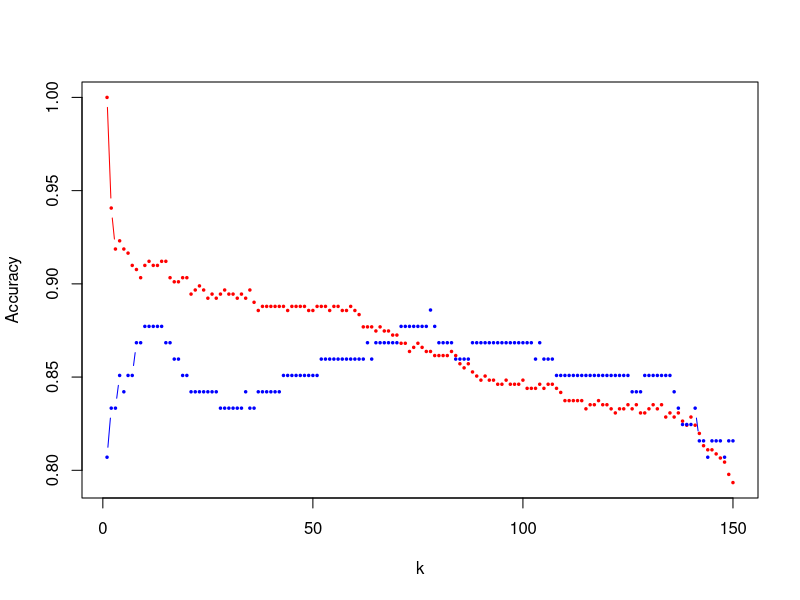
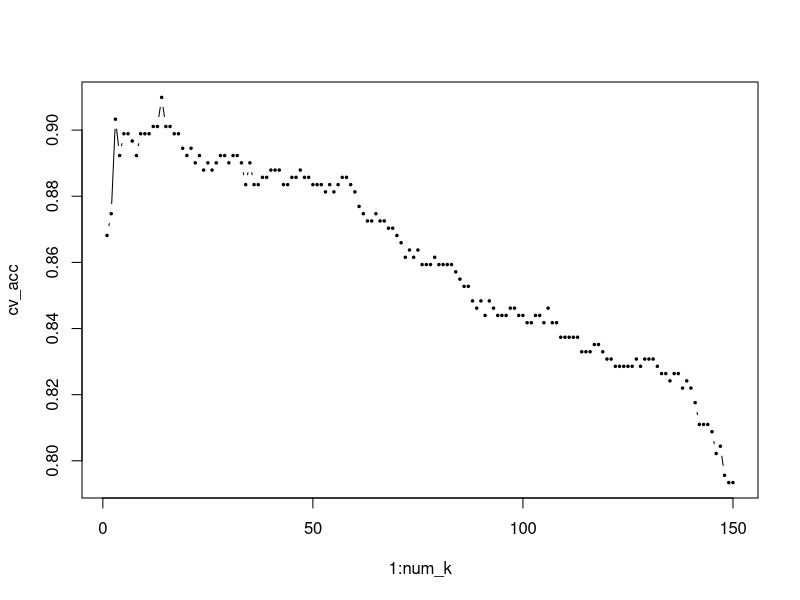
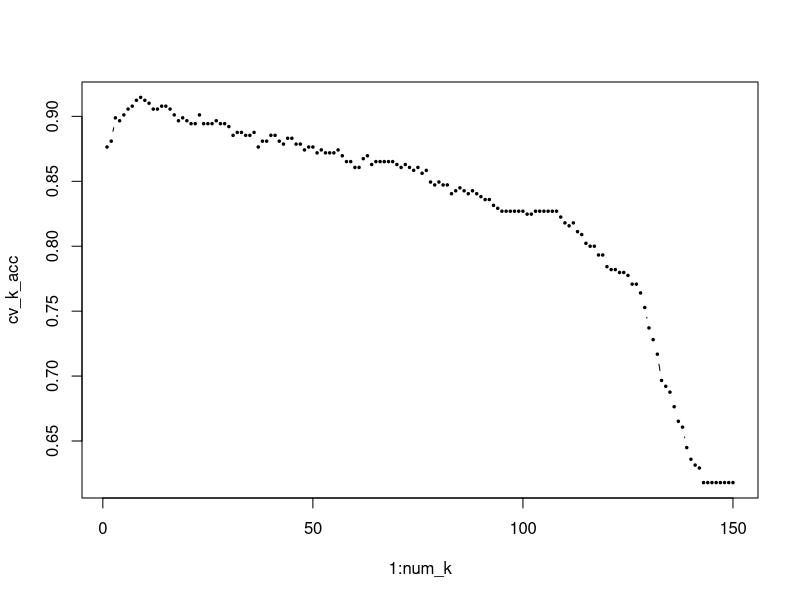
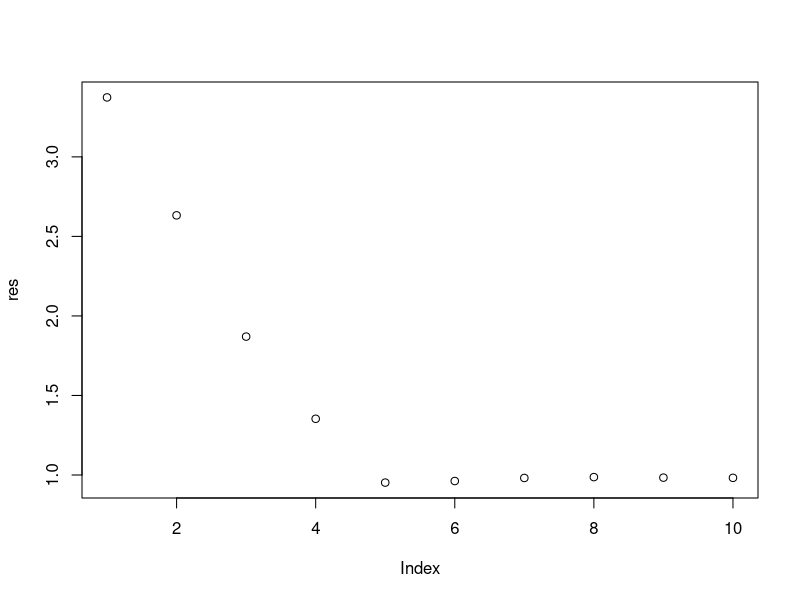
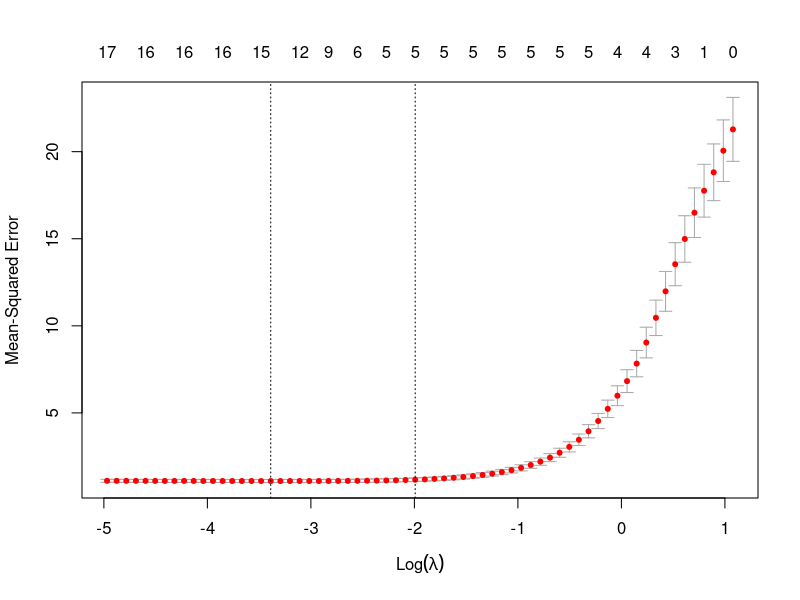

These figures' R source, in order:

rm(list = ls())

#-----------------------------------------------------#
#------ Task 1: KNN method and Cross validation ------#
#-----------------------------------------------------#

library(class)

# Import data
dat_tr = read.table("BreastCancerTrain.txt", header = T, sep = ",")
dat_te = read.table("BreastCancerTest.txt", header = T, sep = ",")

dat_tr = dat_tr[,c(1,2,3,6)]
dat_te = dat_te[,c(1,2,3,6)]

# Task 1.1
K = seq(1,300,2)
num_k = length(K)

res_tr = res_te = numeric(num_k)

for(i in 1:num_k){
  y_tr_pre = knn(dat_tr[,-1], dat_tr[,-1], dat_tr[,1], K[i])
  res_tr[i] = mean(y_tr_pre == dat_tr[,1])
  y_te_pre = knn(dat_tr[,-1], dat_te[,-1], dat_tr[,1], K[i])
  res_te[i] =mean(y_te_pre == dat_te[,1])  
}

plot(1:num_k, res_tr, type = "b", col = "red", pch = 20, cex = 0.5,
     ylab = "Accuracy", xlab = "k", ylim = range(c(res_tr, res_te)))
points(1:num_k, res_te, type = "b", col = "blue", pch = 20, cex = 0.5)

# Task 1.2

K = seq(1,300,2)
num_k = length(K)

cv_acc = numeric(num_k) # creat a vector 'cv_acc' to save all the cross validation results for all candidate models
for(i in 1:num_k){
  # loop over all candidate models
  y_pre = knn.cv(train = dat_tr[,-1], cl = dat_tr[,1], k = K[i]) # get the prediction by leave one out cross validation
  cv_acc[i] = mean(dat_tr[,1] == y_pre) # calculate the cv accuracy for the ith candidate model
}
plot(1:num_k, cv_acc, type="b", pch = 20, cex = 0.5)
opt_k = which(cv_acc==max(cv_acc)) # find the optimal K
K[opt_k]

# Estimate the model performance with testing data
y_pre = knn(train = dat_tr[,-1], test = dat_te[,-1], cl = dat_tr[,1], k = K[opt_k])
mean(dat_te[,1] == y_pre)

# Task 1.3

K = seq(1,300,2)
num_k = length(K)

set.seed(8312)
cv_k_acc = numeric(num_k)
ID = matrix(sample(1:445), nrow = 5) # randomly split the sample into k folds
# each row of 'ID' contains all the id of observations in the corresponding fold

for(i in 1:num_k){
  temp_res = numeric(5)
  for(j in 1:5){
    y_pre = knn(train = dat_tr[-ID[j,],-1], # pick up the feature variables of observations not in the jth fold
                test = dat_tr[ID[j,],-1], # predict on the observations in the jth fold
                cl = dat_tr[-ID[j,],1], # target variable of observations not in the jth fold
                k = K[i])
    temp_res[j] = mean(y_pre == dat_tr[ID[j,],1]) # accuracy of the current model for the jth fold
  }
  cv_k_acc[i] = mean(temp_res) # overall cv accuracy for the jth fold
}

plot(1:num_k, cv_k_acc, type="b", pch = 20, cex = 0.5)
opt_k = which(cv_k_acc==max(cv_k_acc)) # find the optimal K
K[opt_k]

# Estimate the model performance with testing data
y_pre = knn(train = dat_tr[,-1], test = dat_te[,-1], cl = dat_tr[,1], k = K[opt_k])
mean(dat_te[,1] == y_pre)

#---------------------------------------#
#------ Task 2: Feature Selection ------#
#---------------------------------------#

#-------------#
# import data #
#-------------#

set.seed(8312)
n = 500
p = 20 
X = matrix(rnorm(n * p), nrow = n, ncol = p)
w = c(2, -3, 1, 2.3, 1.5, rep(0, p-5))
y = X %*% w + rnorm(n, mean = 0, sd = 1)
dat = data.frame(X, y = y)

#------------------------------------------#
#--- 2.1 Apply subset selection methods ---#
#------------------------------------------#

library(leaps)
m1 = regsubsets(y~., dat, nvmax = 10) # if you want to do forward/backward selection, then you need to add 'method' in the function
summary(m1) 

# solution 1
res = summary(m1)$which[8,-1]
temp_dat = dat[, res]
temp_dat$y = dat$y
m_temp = lm( y~., temp_dat )
m_temp$coefficients
# solution 2
coef(m1, id=8) # find all the variables and coefficients in the optimal model with 8 features 

#------------------------------------------------------------------------#
#--- 2.2: evaluate the optimal model with 8 features with testing set ---#
#------------------------------------------------------------------------#

set.seed(2024)
id = sample(1:dim(dat)[1], dim(dat)[1]*0.8)
dat_tr = dat[id,]
dat_te = dat[-id,]

m1 = regsubsets(y~., dat_tr, nvmax = 10)
x_test = model.matrix(y~., dat_te) # function for preparing prediction matrix for the testing set
coe = coef(m1, id = 8)
pred = x_test[, names(coe)]%*%coe # prediction. you also can implement this step by for loop
rmse = sqrt(mean((dat_te$y - pred)^2))
rmse

#-----------#
#--- 2.3 ---#
#-----------#

id_train = sample(id, length(id)*0.8)
dat_training = dat_tr[id_train, ] 
dat_validating = dat_tr[-id_train, ] # further split training set as training and validation set

# find the best model 
m1 = regsubsets(y~., dat_training, nvmax = 10) 
x_val = model.matrix(y~., dat_validating)

res = numeric(10)
for(i in 1:10){
  coe = coef(m1, id = i)
  pred = x_val[, names(coe)]%*%coe
  res[i] = sqrt(mean((dat_validating$y - pred)^2))
}
plot(res)
# we choose the model with 10 feature variables
# train the model with 10 feature variables and evaluate the model performance with the testing set.
which(res == min(res))

coef(m1, id = 10)
res = summary(m1)$which[8,-1]
temp_dat = dat_tr[, res]
temp_dat$y = dat_tr$y

final_m = lm(y~., data = temp_dat)
pred = predict(final_m, dat_te)
mean((dat_te$y - pred)^2) # it the estimate model performance

#-----------#
#--- 2.4 ---#
#-----------#

library(glmnet)
set.seed(2024)

model = cv.glmnet( x = as.matrix(dat_tr[,-21]), y = dat_tr[,21],
                   nfolds = 10, alpha = 1, type.measure = "mse")
plot(model)
model$lambda.min
model$lambda.1se
which(coef(model, s = "lambda.min")!=0)
which(coef(model, s = "lambda.1se")!=0)
